Frame 1 (no input): blank canvas, image omitted
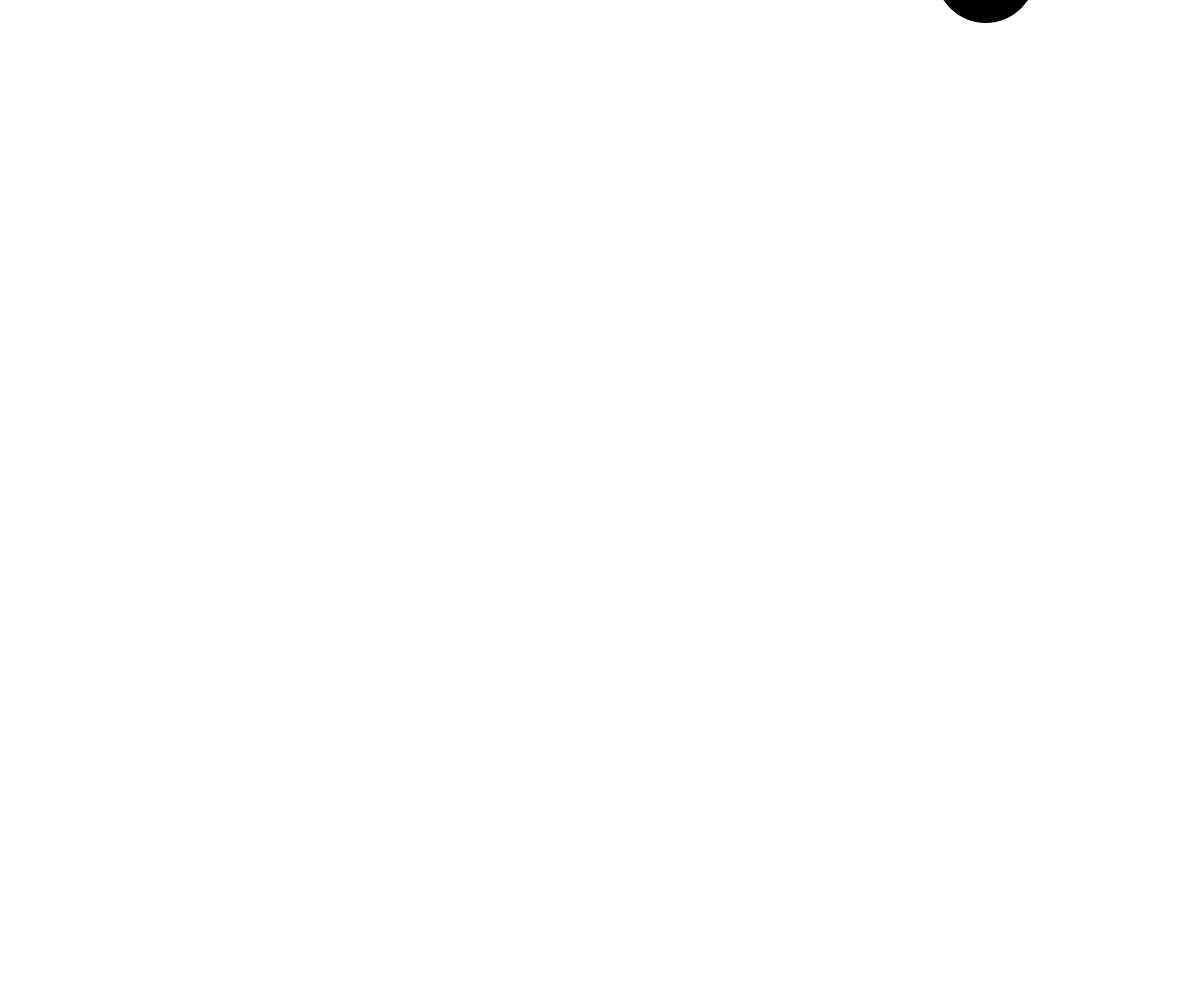
Frame 60 (no input)
Frame 120 (the mouse pressed at the canvas centre since frame 60): blank canvas, image omitted

The p5.js sketch that drew this single still picture (run headless with seeded random() and noise() and a simulated clock; from frame 60 on, the mouse is pressed at the canvas centre):

// p5.js sketch
// ── sketch.js
// line art demo
// Your Name
// Date
//
// Extra for Experts:
// - describe what you did to take this project "above and beyond"

let x;
let y;
let dx;
let dy;
let radius;
let mode = 1;

function setup() {
  createCanvas(windowWidth, windowHeight);
  x = width/2;
  y = height/2;
  dx = random(-15,15);
  dy = random(-15,15);
  radius = 100;
}

function draw() {
  background(255);
  moveShape()

  if (mode === 1) {

  }

  

  circle(x,y,radius)
  fill(0);
}

function windowResized() {
  setup();
}

function moveShape() {
  x += dx;
  y += dy;
}

function displayCircle() {
  if (x > width - radius/2 || x < 0 + radius/2) {
    dx *= -1;
  }
  if (y > height - radius/2 || y < 0 + radius/2) {
    dy *= -1;
  }
}
